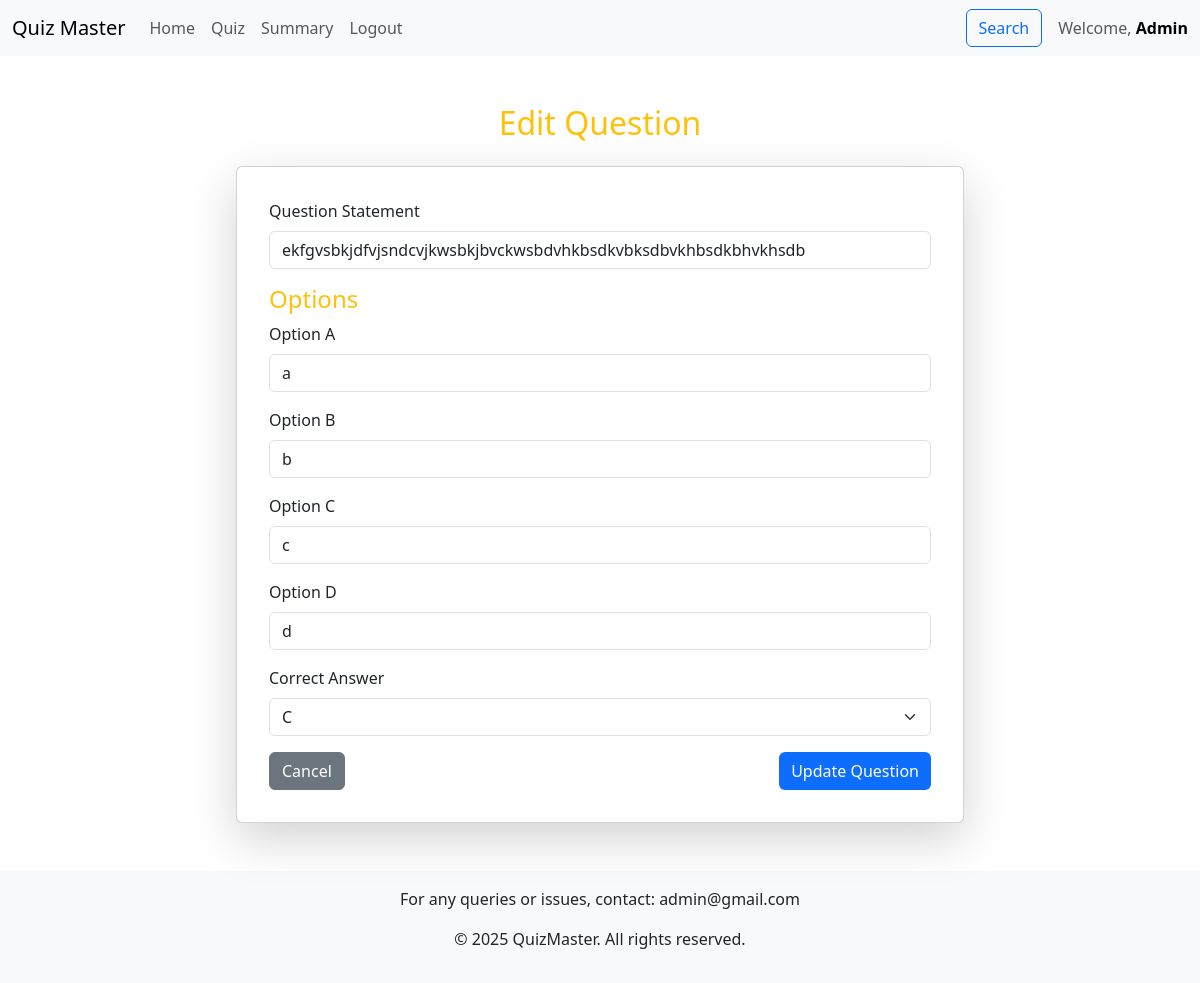
Before: /dashboard/quiz_management/edit_question/2 (signed in) with the older database file.
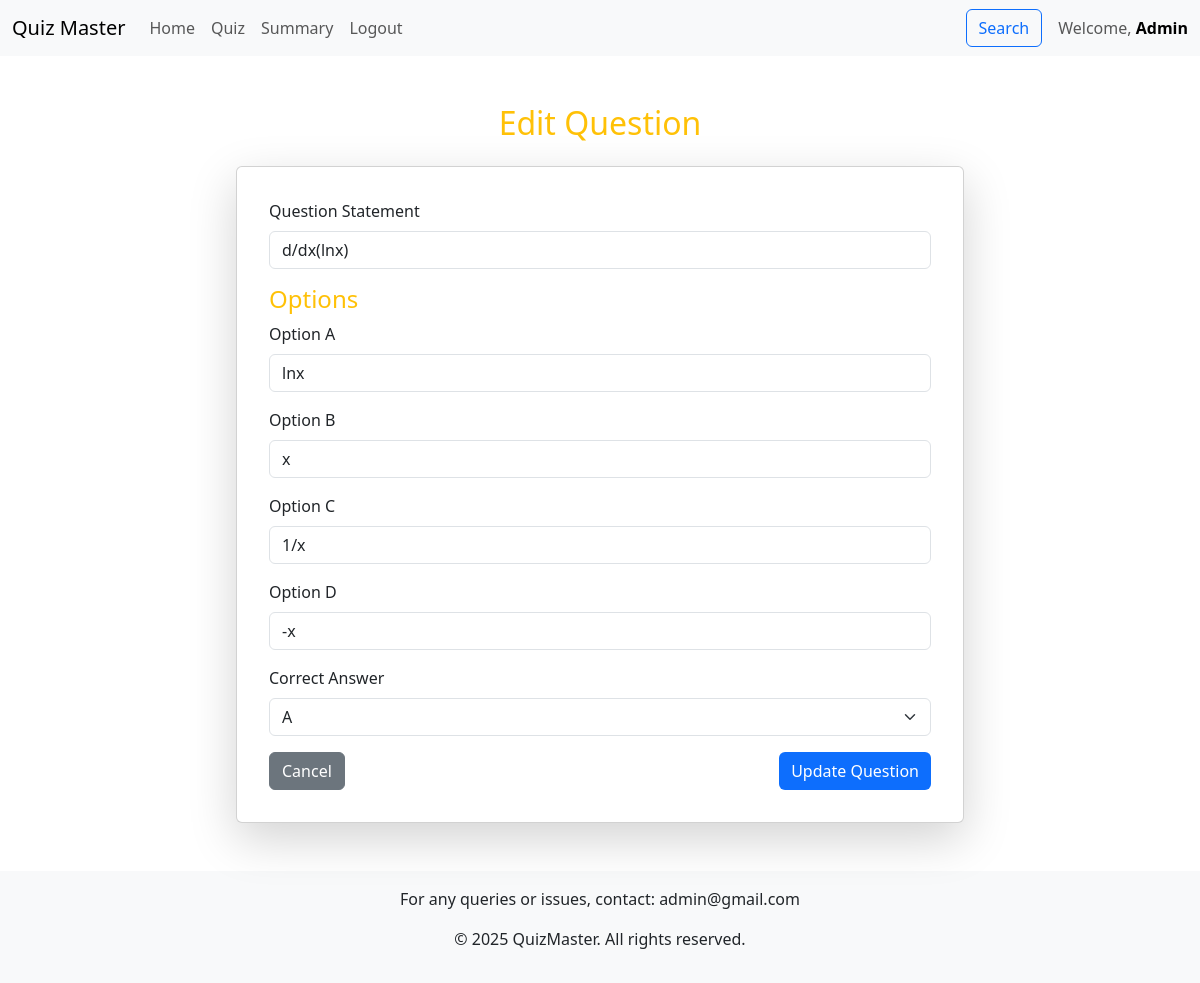
After: the same page with the newer database file.
### models.py (models this page shows)
class Question(db.Model):
    id = db.Column(db.Integer, primary_key=True)
    quiz_id = db.Column(db.Integer, db.ForeignKey('quiz.id'), nullable=False)
    question_statement = db.Column(db.String(255), nullable=False, unique=True)
    option1 = db.Column(db.String(100), nullable=False)
    option2 = db.Column(db.String(100), nullable=False)
    option3 = db.Column(db.String(100), nullable=False)
    option4 = db.Column(db.String(100), nullable=False)
    correct_option = db.Column(db.String(100), nullable=False)

### controllers/controllers_admin.py (the view)
@app.route("/dashboard/quiz_management/edit_question/<int:question_id>", methods=["GET","POST"])
@auth_required
@auth_required_admin
def edit_question(question_id):
     user=User.query.get(session["user_id"])
     question=Question.query.filter_by(id=question_id).first()
     if request.method=="POST":
         question.question_statement=request.form.get("question_statement")
         question.option1=request.form.get("option1")
         question.option2=request.form.get("option2")
         question.option3=request.form.get("option3")
         question.option4=request.form.get("option4")
         question.correct_option=request.form.get("correct_option")
         db.session.commit()
         flash('Question updated successfully!', 'success')
         return redirect(request.referrer)
     else:
        return render_template("edit_question.html",user=user,question=question)

### controllers/controllers_admin.py (called while the page is built)
def auth_required(func):
    @wraps(func)
    def inner(*args, **kwargs):
        if "user_id" in session:
            return func(*args, **kwargs)
        else:
            flash("Please login to continue")
            return redirect(url_for("index"))
    return inner

def auth_required_admin(func):
    @wraps(func)
    def inner(*args, **kwargs):
        user=User.query.get(session["user_id"])
        if user.role=="admin":
            return func(*args, **kwargs)
        else:
            flash("Unauthorised")
            return redirect(url_for("dashboard"))
    return inner

### controllers/controllers_login.py (called while the page is built)
@app.context_processor
def inject_admin_email():
    admin_user = User.query.filter_by(role="admin").first()
    return {"admin_email": admin_user.username}

### templates/edit_question.html (shortened to what this page needs)
{% extends "base.html" %}
{% block content %}
<div class="container mt-5 d-flex flex-column align-items-center">
    <div class="col-md-8">
        <h2 class="text-center text-warning mb-4">Edit Question</h2>
        <div class="card shadow-lg">
            <div class="card-body">
                <form action="{{ url_for('edit_question', question_id=question.id) }}" method="POST">
                    <div class="mb-3">
                        <label for="question_statement" class="form-label">Question Statement</label>
                        <input type="text" id="question_statement" name="question_statement"
                               class="form-control" value="{{ question.question_statement }}" required>
                    </div>
                    <h4 class="text-primary">Options</h4>
                    <div class="mb-3">
                        <label for="option1" class="form-label">Option A</label>
                        <input type="text" id="option1" name="option1" class="form-control"
                               value="{{ question.option1 }}" required>
                    </div>
                    <div class="mb-3">
                        <label for="option2" class="form-label">Option B</label>
                        <input type="text" id="option2" name="option2" class="form-control"
                               value="{{ question.option2 }}" required>
                    </div>
                    <div class="mb-3">
                        <label for="option3" class="form-label">Option C</label>
                        <input type="text" id="option3" name="option3" class="form-control"
                               value="{{ question.option3 }}" required>
                    </div>
                    <div class="mb-3">
                        <label for="option4" class="form-label">Option D</label>
                        <input type="text" id="option4" name="option4" class="form-control"
                               value="{{ question.option4 }}" required>
                    </div>
                    <div class="mb-3">
                        <label for="correct_option" class="form-label">Correct Answer</label>
                        <select id="correct_option" name="correct_option" class="form-select" required>
                            <option value="1" {% if question.correct_option == "A" %}selected{% endif %}>A</option>
                            <option value="3" {% if question.correct_option == "C" %}selected{% endif %}>C</option>
                        </select>
                    </div>
                    <div class="d-flex justify-content-between">
                        <a href="{{ url_for('dashboard') }}" class="btn btn-secondary">Cancel</a>
                        <button type="submit" class="btn btn-primary">Update Question</button>
                    </div>
                </form>
            </div>
        </div>
    </div>
</div>
{% endblock %}

Changed rows visible on the page:
changed Question: question_statement "ekfgvsbkjdfvjsndcvjkwsbkjbvckwsbdvhkbsdkvbksdbvkhbsdkbhvkhsdb" → "d/dx(lnx)"; option1 "a" → "lnx"; option2 "b" → "x"; option3 "c" → "1/x"; option4 "d" → "-x"; correct_option "C" → (not shown)
Other visible differences:
form field correct_option: (not shown) → "A"
